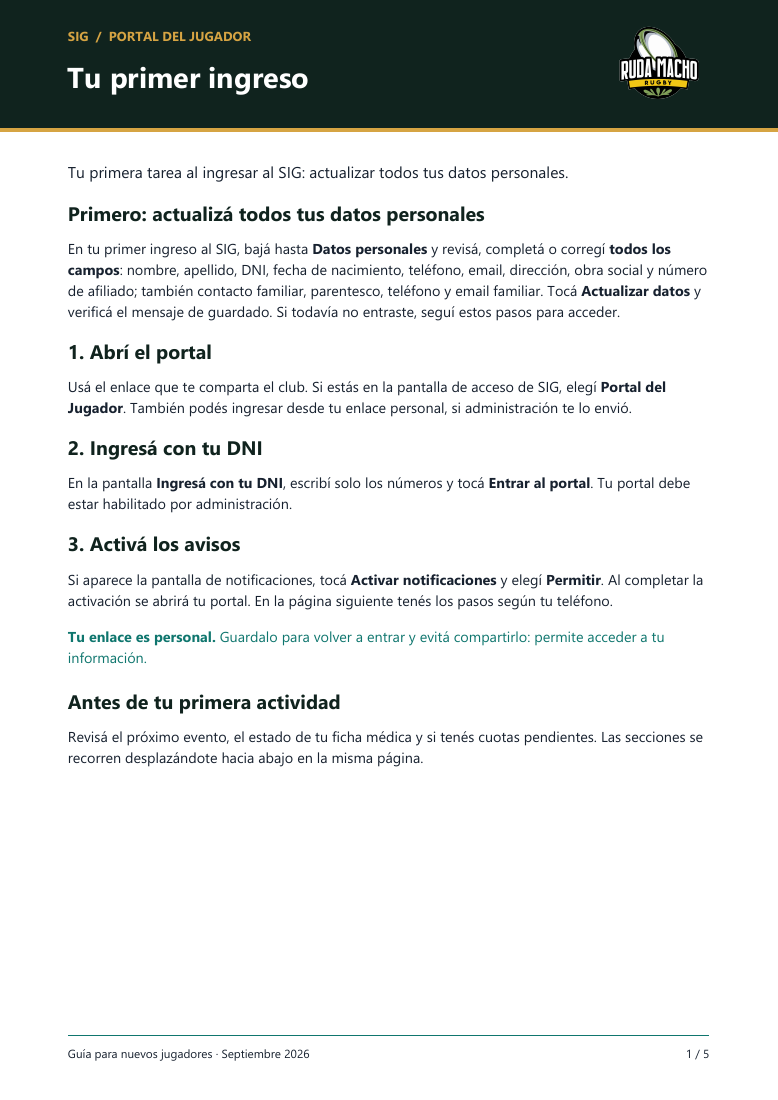
#> input picture tmp/pdfs/pagina-1.png, 778 x 1100 px; its folder holds 4 pictures in this run
$ python verificar.py
#> lines starting #> are read from the running program, lines starting #| are printed output that depends on the picture
from PIL import Image, ImageOps, ImageDraw
from pypdf import PdfReader
from pathlib import Path
files=sorted(Path('tmp/pdfs').glob('pagina-*.png'))
thumbs=[]
for f in files:
 im=Image.open(f).convert('RGB'); im.thumbnail((450,650)); thumbs.append(im)
#> further down, im is the input picture: PIL image 778x1100 RGB; mean R, G, B 220.3, 222.8, 222
#> after `im.thumbnail((450, 650))`:
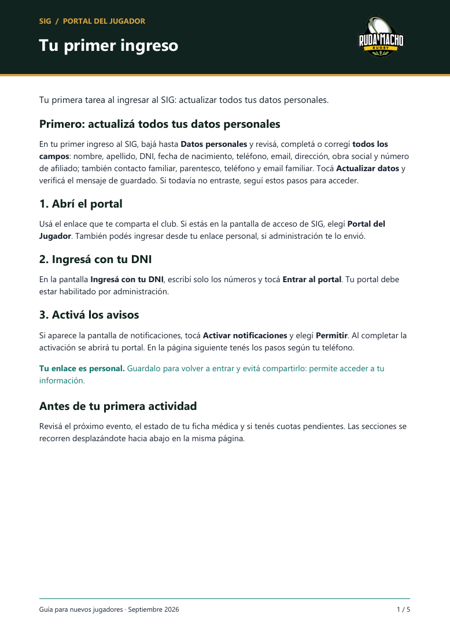
#> im: PIL image 450x636 RGB; mean R, G, B 220.1, 222.6, 221.8
#> pass 2 of the loop `for f in files:`:
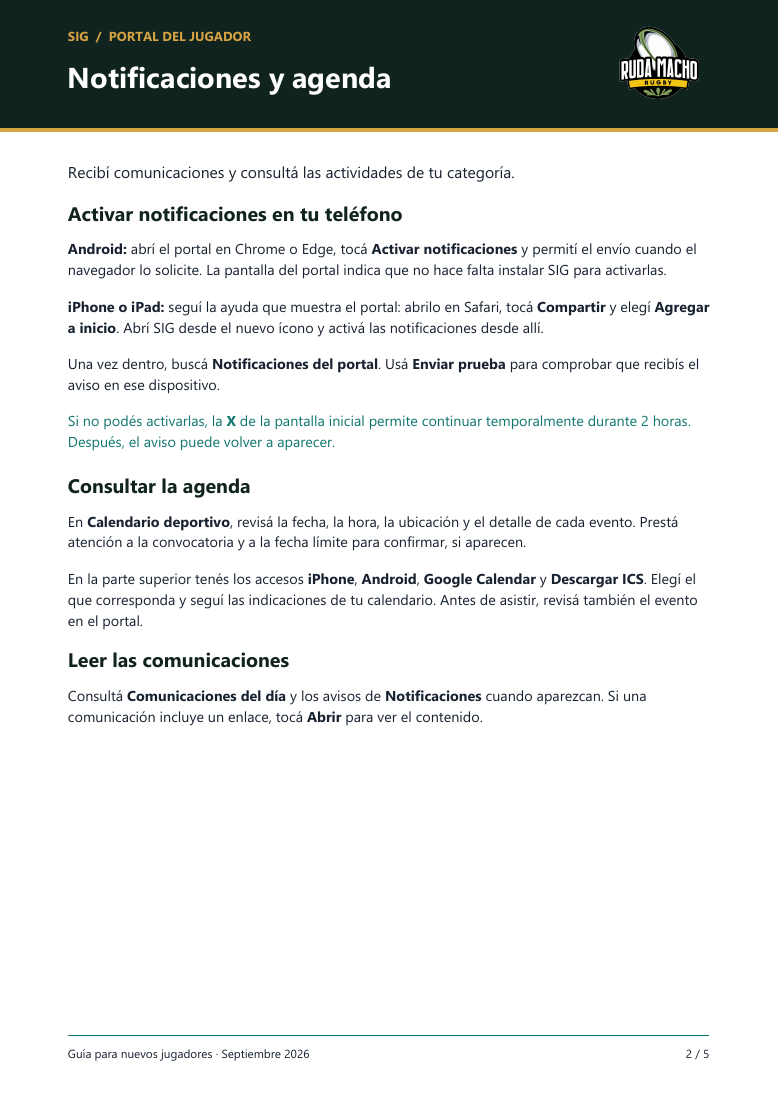
#> input picture tmp/pdfs/pagina-2.png, 778 x 1100 px
#> im is the input picture: PIL image 778x1100 RGB; mean R, G, B 221, 223.5, 222.7
#> `im.thumbnail((450, 650))`:
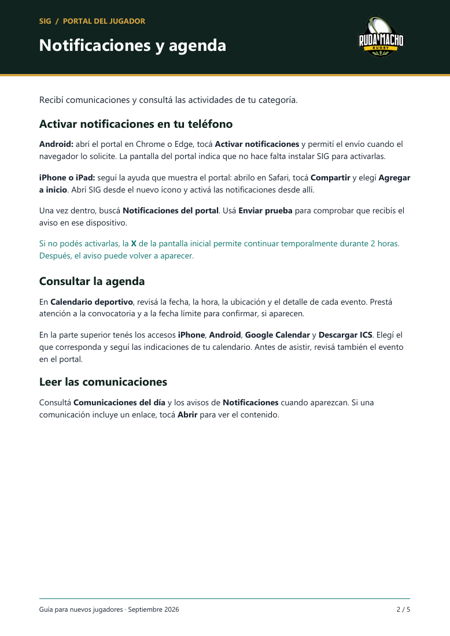
#> im: PIL image 450x636 RGB; mean R, G, B 220.7, 223.3, 222.5
#> pass 3 of the loop `for f in files:`:
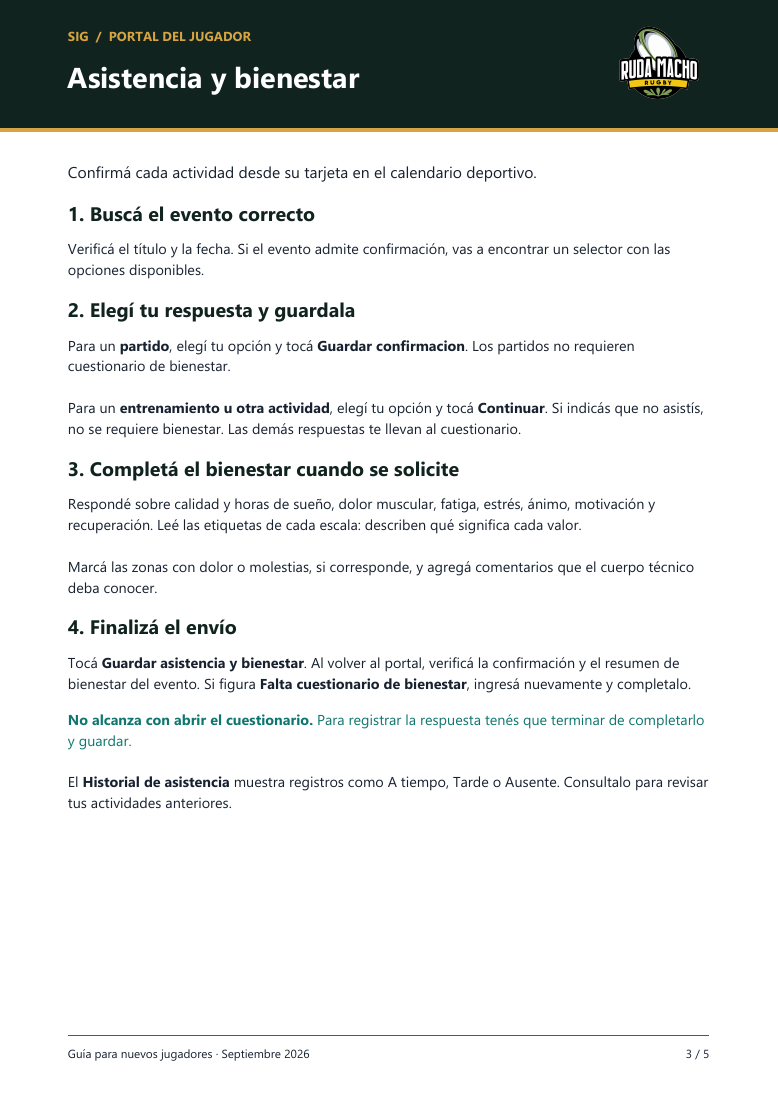
#> input picture tmp/pdfs/pagina-3.png, 778 x 1100 px
#> im is the input picture: PIL image 778x1100 RGB; mean R, G, B 220.7, 223.2, 222.4
#> `im.thumbnail((450, 650))`:
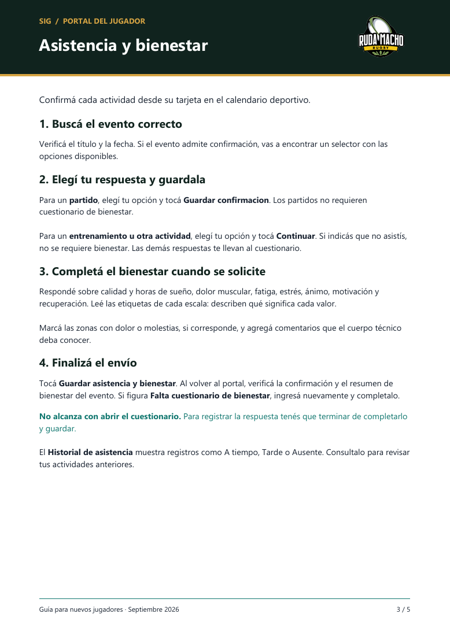
#> im: PIL image 450x636 RGB; mean R, G, B 220.5, 223, 222.2
#> the loop made 4 passes; the first 3 are shown
board=Image.new('RGB',(450*len(thumbs),650),'#bbbbbb')
#> board: PIL image 1800x650 RGB; every value is 187
for i,im in enumerate(thumbs): board.paste(im,(450*i,0))
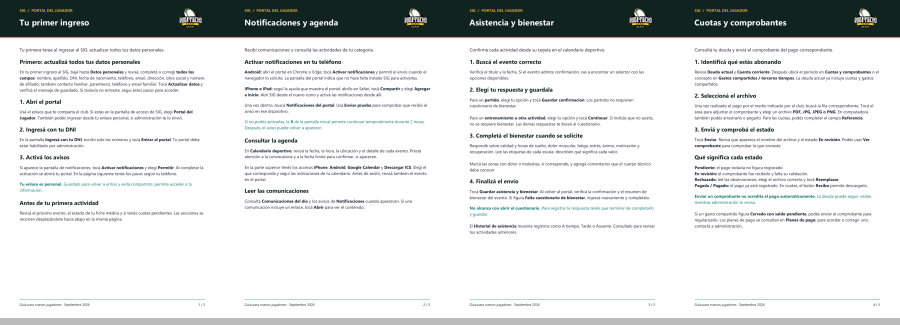
#> board: PIL image 1800x650 RGB (shown at 1/2 size); mean R, G, B 219.5, 222, 221.2
board.save('tmp/pdfs/revision.png')
#> (the run stopped early here; a loop or call above may not have finished)
